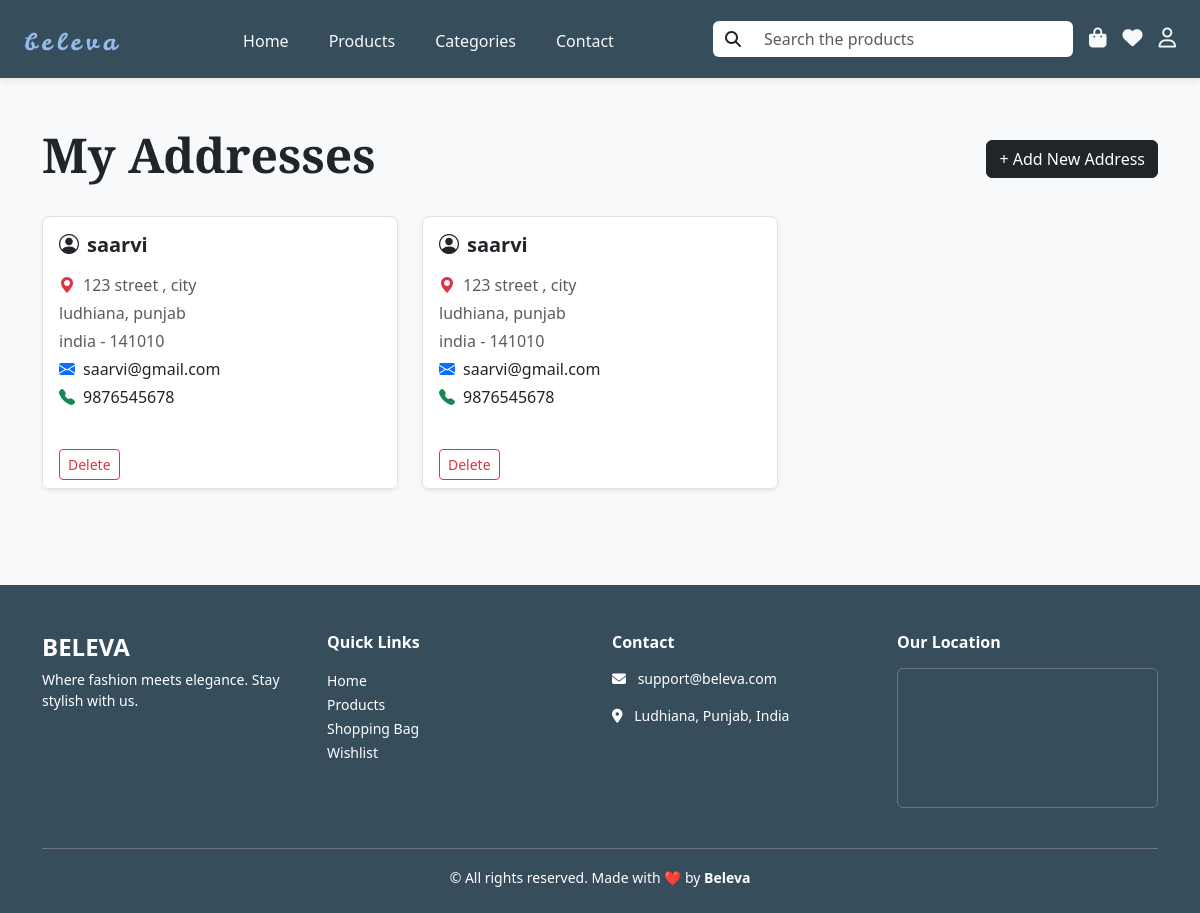
Screenshot of /accounts/add_address/ (signed in) with the database file from the repository.
### accounts/models.py (models this page shows, shortened)
class BillingAddress(models.Model):
    user = models.ForeignKey(Register , on_delete=models.CASCADE , null=True , blank=True)
    full_name = models.CharField(max_length=100)
    email_shipping = models.EmailField()
    phone = models.IntegerField()
    address = models.CharField(max_length=150)
    country = models.CharField(max_length=50)
    city = models.CharField(max_length=50)
    state = models.CharField(max_length=50)
    zip_code = models.IntegerField()
    order_notes = models.TextField(blank=True , null=True)
    class Meta:
        verbose_name = 'billing address'
        verbose_name_plural = 'billing addresses'

### accounts/views.py (the view, shortened to what this page needs)
# urls.py: path( 'add_address/' , views.billing , name="add_address" ),
def billing(request):
    register_id = request.session.get('register_id')
    if not register_id:
        return redirect('login')
    user = Register.objects.get(id = register_id)
    addresses = BillingAddress.objects.filter(user_id = register_id)
    return render(request , 'accounts/address.html' , {'addresses' : addresses})

### products/context_processors.py (called while the page is built)
def wishlist_processor(request):
    wishlist_ids = []
    user_id = request.session.get('register_id')
    if user_id:
        wishlist_ids = list(Wishlist.objects.filter(user_id=user_id).values_list('product_id', flat=True))
    return {'wishlist_ids': wishlist_ids}

### templates/accounts/address.html (shortened to what this page needs)
{% extends 'base.html' %}
{% load static %}
{% block content %}
<div class="container py-5">
  <div class="d-flex justify-content-between align-items-center mb-4">
    <h2 class="fw-semibold display-5 text-center" style="font-family: 'Playfair Display', serif;">My Addresses</h2>
    <button class="btn btn-dark" data-bs-toggle="collapse" data-bs-target="#newAddressForm">
      + Add New Address
    </button>
  </div>
  <div class="row g-4 mb-5">
    {% for addr in addresses %}
    <div class="col-12 col-md-6 col-lg-4">
        <div class="card shadow-sm h-100 border rounded-3 address-card">
            <div class="card-body">
            <h5 class="fw-bold text-dark mb-3">
                <i class="bi bi-person-circle me-2"></i>{{ addr.full_name }}
            </h5>
            <p class="mb-1 text-muted">
                <i class="bi bi-geo-alt-fill me-2 text-danger"></i>{{ addr.address }}
            </p>
            <p class="mb-1 text-muted">{{ addr.city }}, {{ addr.state }}</p>
            <p class="mb-1 text-muted">{{ addr.country }} - {{ addr.zip_code }}</p>
            <p class="mb-1">
                <i class="bi bi-envelope-fill me-2 text-primary"></i>{{ addr.email_shipping }}
            </p>
            <p class="mb-3">
                <i class="bi bi-telephone-fill me-2 text-success"></i>{{ addr.phone }}
            </p>
            </div>
            <div class="card-footer bg-white border-0 d-flex gap-2">
            <form method="post" action="{% url 'delete_address' addr.id %}">
                <button type="submit" class="btn btn-sm btn-outline-danger">Delete</button>
            </form>
            </div>
        </div>
    </div>
    {% endfor %}
  </div>
</div>
{% endblock %}

### static/css/styles.css (style rules this page uses)
* { padding: 0px; margin: 0px; }
.containers { width: 100vw; height: 100vh; overflow-y: auto; overflow-x: hidden; background-color: #F8F9FA; }
.address-card { transition: transform .2s ease, box-shadow .2s ease; }

### rows the page displays
BillingAddress: full_name "saarvi", address "123 street , city", city "ludhiana", state "punjab", country "india", zip_code "141010", email_shipping "saarvi@gmail.com", phone "9876545678"
BillingAddress: full_name "saarvi", address "123 street , city", city "ludhiana", state "punjab", country "india", zip_code "141010", email_shipping "saarvi@gmail.com", phone "9876545678"
